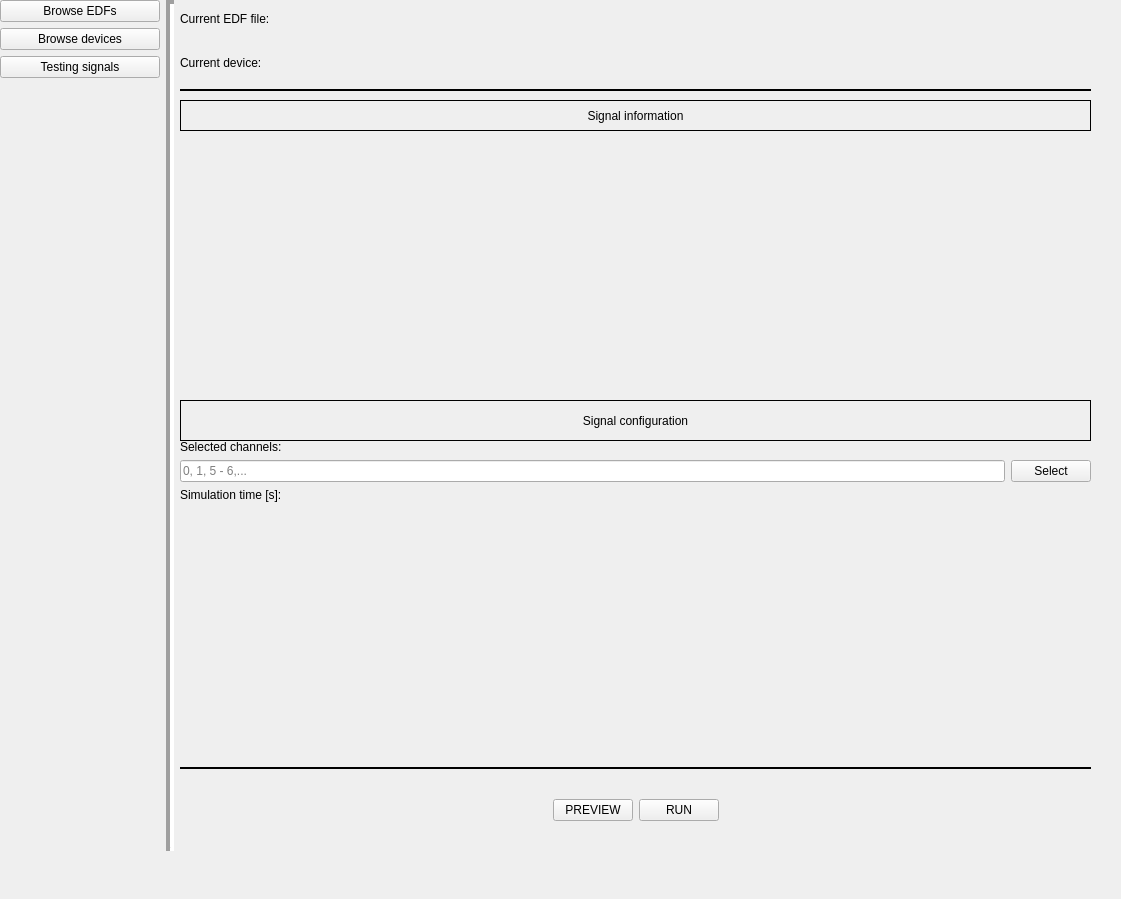
<?xml version="1.0" encoding="UTF-8"?>
<ui version="4.0">
 <class>MainWindow</class>
 <widget class="QMainWindow" name="MainWindow">
  <property name="geometry">
   <rect>
    <x>0</x>
    <y>0</y>
    <width>1121</width>
    <height>899</height>
   </rect>
  </property>
  <property name="windowTitle">
   <string>EDF signal generator</string>
  </property>
  <widget class="QWidget" name="centralwidget">
   <widget class="QWidget" name="verticalLayoutWidget">
    <property name="geometry">
     <rect>
      <x>0</x>
      <y>0</y>
      <width>160</width>
      <height>851</height>
     </rect>
    </property>
    <layout class="QVBoxLayout" name="buttons_v_layout">
     <property name="bottomMargin">
      <number>0</number>
     </property>
     <item>
      <widget class="QPushButton" name="browse_edf_button">
       <property name="text">
        <string>Browse EDFs</string>
       </property>
      </widget>
     </item>
     <item>
      <widget class="QPushButton" name="browse_devices_button">
       <property name="text">
        <string>Browse devices</string>
       </property>
      </widget>
     </item>
     <item>
      <widget class="QPushButton" name="testing_signals_button">
       <property name="text">
        <string>Testing signals</string>
       </property>
      </widget>
     </item>
     <item>
      <spacer name="verticalSpacer">
       <property name="orientation">
        <enum>Qt::Vertical</enum>
       </property>
       <property name="sizeHint" stdset="0">
        <size>
         <width>20</width>
         <height>40</height>
        </size>
       </property>
      </spacer>
     </item>
    </layout>
   </widget>
   <widget class="Line" name="line">
    <property name="geometry">
     <rect>
      <x>160</x>
      <y>0</y>
      <width>20</width>
      <height>851</height>
     </rect>
    </property>
    <property name="frameShadow">
     <enum>QFrame::Sunken</enum>
    </property>
    <property name="lineWidth">
     <number>4</number>
    </property>
    <property name="midLineWidth">
     <number>0</number>
    </property>
    <property name="orientation">
     <enum>Qt::Vertical</enum>
    </property>
   </widget>
   <widget class="QWidget" name="verticalLayoutWidget_2">
    <property name="geometry">
     <rect>
      <x>180</x>
      <y>0</y>
      <width>911</width>
      <height>81</height>
     </rect>
    </property>
    <layout class="QVBoxLayout" name="current_selection_layout">
     <item>
      <layout class="QHBoxLayout" name="current_file_h_layout">
       <item>
        <widget class="QLabel" name="current_file_label">
         <property name="sizePolicy">
          <sizepolicy hsizetype="Fixed" vsizetype="Preferred">
           <horstretch>0</horstretch>
           <verstretch>0</verstretch>
          </sizepolicy>
         </property>
         <property name="text">
          <string>Current EDF file: </string>
         </property>
         <property name="textFormat">
          <enum>Qt::RichText</enum>
         </property>
        </widget>
       </item>
       <item>
        <widget class="QLabel" name="current_file_name_label">
         <property name="text">
          <string/>
         </property>
        </widget>
       </item>
      </layout>
     </item>
     <item>
      <layout class="QHBoxLayout" name="current_device_h_layout">
       <property name="sizeConstraint">
        <enum>QLayout::SetMaximumSize</enum>
       </property>
       <item>
        <widget class="QLabel" name="current_device_label">
         <property name="sizePolicy">
          <sizepolicy hsizetype="Fixed" vsizetype="Preferred">
           <horstretch>0</horstretch>
           <verstretch>0</verstretch>
          </sizepolicy>
         </property>
         <property name="text">
          <string>Current device: </string>
         </property>
         <property name="textFormat">
          <enum>Qt::PlainText</enum>
         </property>
        </widget>
       </item>
       <item>
        <widget class="QLabel" name="current_device_name_label">
         <property name="text">
          <string/>
         </property>
        </widget>
       </item>
      </layout>
     </item>
    </layout>
   </widget>
   <widget class="Line" name="line_2">
    <property name="geometry">
     <rect>
      <x>180</x>
      <y>80</y>
      <width>911</width>
      <height>20</height>
     </rect>
    </property>
    <property name="frameShadow">
     <enum>QFrame::Plain</enum>
    </property>
    <property name="lineWidth">
     <number>2</number>
    </property>
    <property name="orientation">
     <enum>Qt::Horizontal</enum>
    </property>
   </widget>
   <widget class="Line" name="line_3">
    <property name="geometry">
     <rect>
      <x>180</x>
      <y>760</y>
      <width>911</width>
      <height>16</height>
     </rect>
    </property>
    <property name="frameShadow">
     <enum>QFrame::Plain</enum>
    </property>
    <property name="lineWidth">
     <number>2</number>
    </property>
    <property name="orientation">
     <enum>Qt::Horizontal</enum>
    </property>
   </widget>
   <widget class="QLabel" name="information_title_label">
    <property name="geometry">
     <rect>
      <x>180</x>
      <y>100</y>
      <width>911</width>
      <height>31</height>
     </rect>
    </property>
    <property name="frameShape">
     <enum>QFrame::Box</enum>
    </property>
    <property name="frameShadow">
     <enum>QFrame::Plain</enum>
    </property>
    <property name="midLineWidth">
     <number>0</number>
    </property>
    <property name="text">
     <string>Signal information</string>
    </property>
    <property name="alignment">
     <set>Qt::AlignCenter</set>
    </property>
   </widget>
   <widget class="QLabel" name="configuration_title_label">
    <property name="geometry">
     <rect>
      <x>180</x>
      <y>400</y>
      <width>911</width>
      <height>41</height>
     </rect>
    </property>
    <property name="frameShape">
     <enum>QFrame::Box</enum>
    </property>
    <property name="text">
     <string>Signal configuration</string>
    </property>
    <property name="alignment">
     <set>Qt::AlignCenter</set>
    </property>
   </widget>
   <widget class="QWidget" name="horizontalLayoutWidget_3">
    <property name="geometry">
     <rect>
      <x>180</x>
      <y>780</y>
      <width>911</width>
      <height>61</height>
     </rect>
    </property>
    <layout class="QHBoxLayout" name="prev_run_buttons_layout">
     <item>
      <spacer name="horizontalSpacer">
       <property name="orientation">
        <enum>Qt::Horizontal</enum>
       </property>
       <property name="sizeHint" stdset="0">
        <size>
         <width>40</width>
         <height>20</height>
        </size>
       </property>
      </spacer>
     </item>
     <item>
      <widget class="QPushButton" name="preview_button">
       <property name="sizePolicy">
        <sizepolicy hsizetype="Fixed" vsizetype="Fixed">
         <horstretch>0</horstretch>
         <verstretch>0</verstretch>
        </sizepolicy>
       </property>
       <property name="text">
        <string>PREVIEW</string>
       </property>
      </widget>
     </item>
     <item>
      <widget class="QPushButton" name="run_button">
       <property name="sizePolicy">
        <sizepolicy hsizetype="Fixed" vsizetype="Fixed">
         <horstretch>0</horstretch>
         <verstretch>0</verstretch>
        </sizepolicy>
       </property>
       <property name="text">
        <string>RUN</string>
       </property>
      </widget>
     </item>
     <item>
      <spacer name="horizontalSpacer_2">
       <property name="orientation">
        <enum>Qt::Horizontal</enum>
       </property>
       <property name="sizeHint" stdset="0">
        <size>
         <width>40</width>
         <height>20</height>
        </size>
       </property>
      </spacer>
     </item>
    </layout>
   </widget>
   <widget class="QWidget" name="verticalLayoutWidget_3">
    <property name="geometry">
     <rect>
      <x>180</x>
      <y>130</y>
      <width>911</width>
      <height>261</height>
     </rect>
    </property>
    <layout class="QVBoxLayout" name="information_labels_layout"/>
   </widget>
   <widget class="QWidget" name="verticalLayoutWidget_4">
    <property name="geometry">
     <rect>
      <x>180</x>
      <y>440</y>
      <width>911</width>
      <height>311</height>
     </rect>
    </property>
    <layout class="QVBoxLayout" name="verticalLayout" stretch="0,0,0,0,0">
     <property name="sizeConstraint">
      <enum>QLayout::SetDefaultConstraint</enum>
     </property>
     <item>
      <layout class="QHBoxLayout" name="horizontalLayout" stretch="0,0">
       <property name="sizeConstraint">
        <enum>QLayout::SetDefaultConstraint</enum>
       </property>
       <property name="bottomMargin">
        <number>0</number>
       </property>
       <item>
        <widget class="QLabel" name="selected_channels_key">
         <property name="sizePolicy">
          <sizepolicy hsizetype="Maximum" vsizetype="Maximum">
           <horstretch>0</horstretch>
           <verstretch>0</verstretch>
          </sizepolicy>
         </property>
         <property name="text">
          <string>Selected channels: </string>
         </property>
        </widget>
       </item>
       <item>
        <widget class="QLabel" name="selected_channels_value">
         <property name="sizePolicy">
          <sizepolicy hsizetype="Minimum" vsizetype="Maximum">
           <horstretch>0</horstretch>
           <verstretch>0</verstretch>
          </sizepolicy>
         </property>
         <property name="minimumSize">
          <size>
           <width>0</width>
           <height>0</height>
          </size>
         </property>
         <property name="text">
          <string/>
         </property>
        </widget>
       </item>
      </layout>
     </item>
     <item>
      <layout class="QHBoxLayout" name="horizontalLayout_5">
       <item>
        <widget class="QLineEdit" name="channel_select_line_edit">
         <property name="placeholderText">
          <string>0, 1, 5 - 6,...</string>
         </property>
        </widget>
       </item>
       <item>
        <widget class="QPushButton" name="select_channels_button">
         <property name="text">
          <string>Select</string>
         </property>
        </widget>
       </item>
      </layout>
     </item>
     <item>
      <layout class="QHBoxLayout" name="horizontalLayout_6">
       <item>
        <widget class="QLabel" name="selected_sim_time_key">
         <property name="text">
          <string>Simulation time [s]: </string>
         </property>
        </widget>
       </item>
      </layout>
     </item>
     <item>
      <layout class="QHBoxLayout" name="range_slider_layout"/>
     </item>
     <item>
      <spacer name="verticalSpacer_2">
       <property name="orientation">
        <enum>Qt::Vertical</enum>
       </property>
       <property name="sizeHint" stdset="0">
        <size>
         <width>20</width>
         <height>40</height>
        </size>
       </property>
      </spacer>
     </item>
    </layout>
   </widget>
  </widget>
 </widget>
 <tabstops>
  <tabstop>run_button</tabstop>
  <tabstop>testing_signals_button</tabstop>
  <tabstop>browse_devices_button</tabstop>
  <tabstop>preview_button</tabstop>
  <tabstop>browse_edf_button</tabstop>
 </tabstops>
 <resources/>
 <connections/>
</ui>
